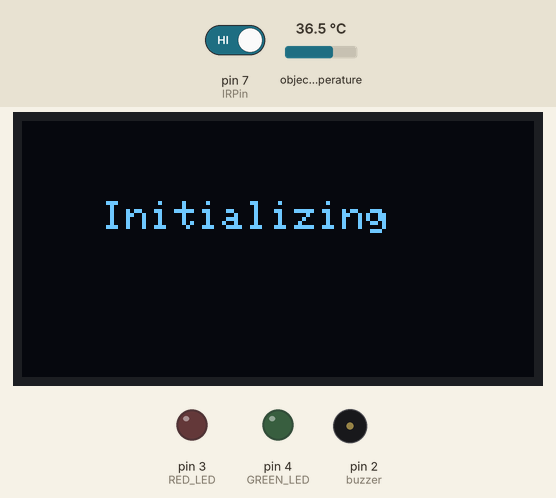
Bench run of a sketch on a simulated Arduino Uno, built with avr-gcc and run on an emulated ATmega328P. Parts: 128×64 one-colour display, output pins drawn as LEDs (lit = HIGH), buzzer (waves = sounding, pin HIGH). Dashed ring = blinking. The test bench sets the inputs (shaded band); at power-on: pin 7 (IRPin) HIGH, object temperature 36.5 °C.

Above: at 1.1 s.
At 2.5 s:
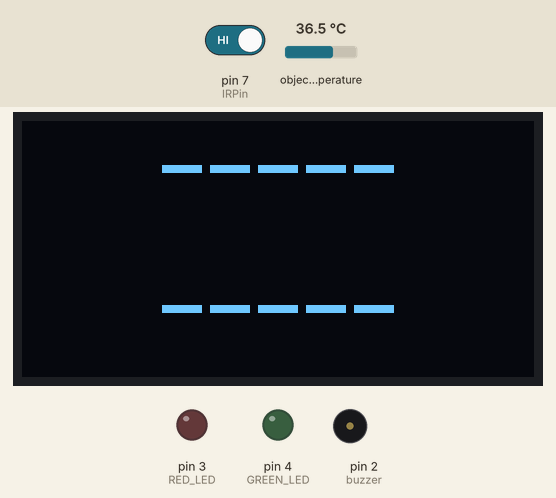
2.6 s: pin 7 (IRPin) driven LOW
At 4.2 s:
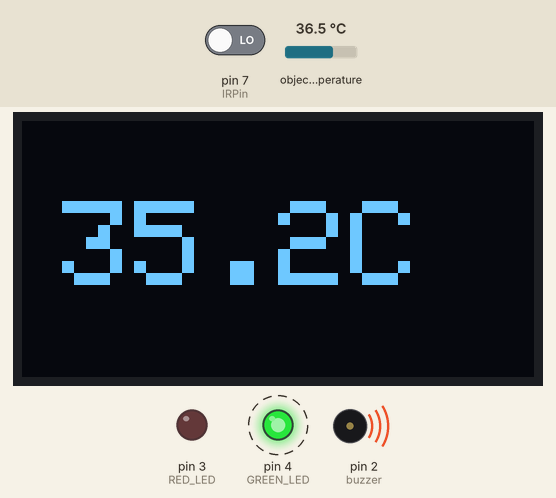
5.6 s: object temperature set to 39 °C
At 8.3 s:
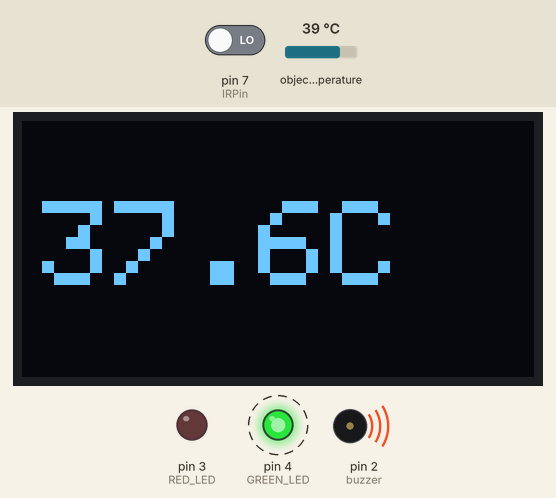
8.6 s: object temperature set to 39.9 °C
At 15.3 s:
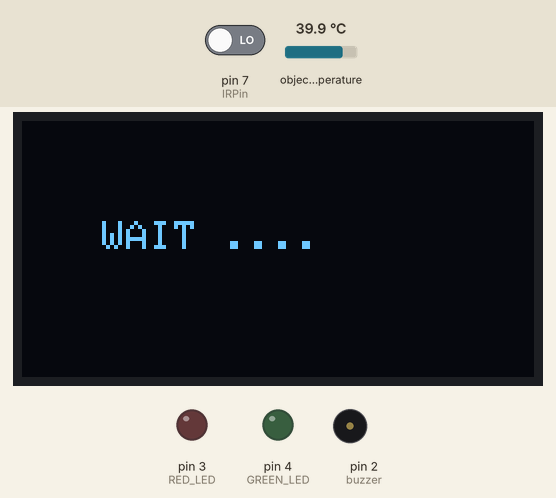
Timing chart, 0 to 17.0 s (numbered marks = the images above; inputs shaded):
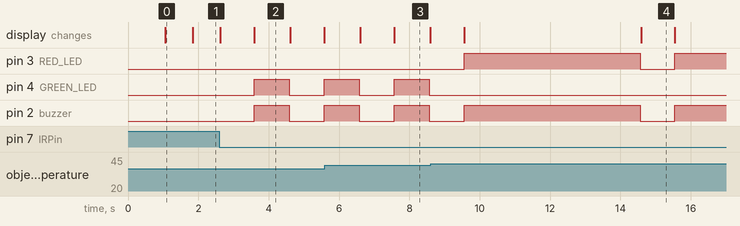

The sketch:

IR_Prox_Test.ino
```cpp
#include <Wire.h> //I2C Library
#include <Adafruit_MLX90614.h> //IR Temperatur Sensor Libary
#include <Adafruit_SSD1306.h> //OLED Library
#include <millisDelay.h> //library looping


#define SCREEN_WIDTH 128 // OLED display width, in pixels
#define SCREEN_HEIGHT 64 // OLED display height, in pixels

#define IRPin 7         //pin 26 for IR Proximity sensor
#define GREEN_LED  4   // pin D3 for green LED
#define RED_LED  3     // pin D5 for red LED
#define buzzer  2      // pin D7 for buzzer

int IROutput= HIGH; //MLX output
bool measurement = false;    //check temperature measurement running

const unsigned long interval_sensor = 50; // interval refresh sensor in mS
millisDelay sensorDelay;                  // the delay object
const unsigned long interval_display = 500; // interval refresh OLED display in mS
millisDelay displayDelay;                   // the delay object
const unsigned long delay_hold_red = 5000; // delay hold red LED in mS
const unsigned long delay_hold_green = 1000; // delay hold green LED in mS
millisDelay holdDelay;                       // the delay object

// Declaration for an SSD1306 display connected to I2C (SDA, SCL pins)
Adafruit_SSD1306 display(SCREEN_WIDTH, SCREEN_HEIGHT, &Wire, -1);
// Declaration for an MLX90614 sensor connected to I2C (SDA, SCL pins)
Adafruit_MLX90614 mlx = Adafruit_MLX90614();

void setup() {
  // put your setup code here, to run once:
  Serial.begin(115200);

  mlx.begin();//initialize MLX90614 sensor

  //display.begin(SSD1306_SWITCHCAPVCC, 0x3C); //initialize with the I2C addr 0x3C (128x64)
  if(!display.begin(SSD1306_SWITCHCAPVCC, 0x3C)) { // infinite loop to initialize the OLED display
    Serial.println(F("OLED Display allocation failed"));
    for(;;);
  }
  delay(1000);
  //set pins mode
  pinMode(IRPin, 0);
  pinMode(GREEN_LED, OUTPUT);
  pinMode(RED_LED, OUTPUT);
  pinMode(buzzer, OUTPUT);

  //set OLED parameters
  display.clearDisplay();
  display.setTextSize(1);
  display.setTextColor(WHITE);
  display.setCursor(20, 20);
  display.println("Initializing");
  display.display();
  delay(250);
  display.clearDisplay();

  displayDelay.start(interval_display); //refresh display

}

void loop() {
  static float temperature = -1;  //initial condition

  IROutput= digitalRead(IRPin);
  if (IROutput == LOW && measurement == false){
    sensorDelay.start(interval_sensor); //read sensor
    displayDelay.finish();              //finish interval refresh for display
    measurement = true;                  //change state of measurement
  }

  if (measurement == true)
  {
    //if sensor reading
    temperature = GetTemp(); //get temperature in celcius

  }else
  {
    temperature = -1;  //marker if sensor not reading temperature
  }

  ShowTemp(temperature );   //display temperature to OLED
  holdReading();  //call  holdReading function

}
float GetTemp()
{
  static int index = 0;
  static float temptot = 0;
  float averageTemp = 0;
  if (sensorDelay.justFinished())
  {
    // read sensor and repeat
    sensorDelay.repeat(); // repeat
    temptot += mlx.readObjectTempC(); //add the reading to the total
    //  temptot +=  mlx.readObjectTempF();
    index++; //increment index
    if(index==19)
    {
      //if already 20 measurement
      averageTemp = temptot/20;     //calculate average
      temptot = 0;            //zero total
      index = 0;          //zero index

      sensorDelay.stop();     //stop reading
      displayDelay.finish();  //complete the refresh interval so that it shows immediately

      //return averageTemp;           //give results
    }
  }
  return averageTemp; //As long as there are no results, give a value of result = 0
}
void ShowTemp(float temperature)
{
  if (displayDelay.justFinished())
  {
    displayDelay.repeat(); // repeat
    //show temperature
    if(temperature == -1)
    {
      //if there are no object in front of sensor
      display.clearDisplay();
      display.setTextSize(2);
      display.setCursor(35, 5);
      display.print("-----");
      display.setCursor(105, 20);
      display.print("");
      display.setTextSize(2);
      display.setCursor(35, 40);
      display.print("-----");
      display.setCursor(105, 46);
      display.print("");
      display.display();
    }else if(temperature == 0)
    {
      //if still reading temperature
      display.clearDisplay();
      display.setTextSize(1);
      display.setTextColor(WHITE);
      display.setCursor(20, 25);
      display.println("WAIT ....");
      display.display();
    }else
    {
      //if there is a new result
      temperature += 0.5; // sensor temperature calibration

      display.clearDisplay();

      if( temperature > 36.5)
      {
        display.setTextSize(3);
        display.setCursor(5, 20);
        display.print(temperature,1);
        //display.print("F");
        display.print("C");
      }
      else
      {
      display.setTextSize(3);
      display.setCursor(10, 20);
      display.print(temperature,1);
      //display.print(" F");
      display.print("C ");
      }
      display.display();
      if (temperature > 38)
      {
        //if the temperature is too high
        digitalWrite(RED_LED, HIGH);
        holdDelay.start(delay_hold_red);  //run delay for red LED or temp > 38
      }else
      {
        //if the temperature is normal
        digitalWrite(GREEN_LED, HIGH);
        holdDelay.start(delay_hold_green);  //run delay for green LED or temp < 38
      }
      digitalWrite(buzzer, HIGH);

      displayDelay.stop();          //stop refresh display
    }
  }
}
void  holdReading()
{
  if (holdDelay.justFinished()) {
    // if holddelay finish
    digitalWrite(RED_LED, LOW);
    digitalWrite(GREEN_LED, LOW);
    digitalWrite(buzzer, LOW);
    measurement = false; //allow new measurements

    displayDelay.start(interval_display); //restart the OLED display
  }
}
```

Measured:
- the behaviour switches between 39.4 and 39.5 °C on object temperature (found by bisection; images 3 and 4)
- after the input at 2.6 s, pin 4 (GREEN_LED), pin 2 (buzzer): LOW → HIGH after 0.99 s, → LOW 1.0 s later, → HIGH 0.99 s later; the display: first changes at once (image 2 shows a later state)
- after the input at 5.6 s, the display: first differs from a run without the input after 2.0 s (image 3)
- after the input at 8.6 s, pin 3 (RED_LED): LOW → HIGH after 0.96 s, → LOW 5.0 s later, → HIGH 0.99 s later; pin 4 (GREEN_LED): stops changing and stays LOW; the display: first changes after 0.96 s (image 4 shows a later state)
- what the display in image 0 shows lasts 0.7 s, from 1.1 s to 1.8 s
- what the display in image 2 shows lasts 1.0 s, from 3.6 s to 4.6 s
